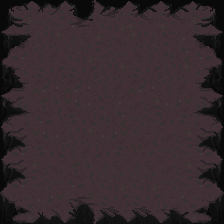

A 2D game scene composited from a Tiled map and its tileset images. What follows is a short description and the map's XML, with every tile layer's data as written:
An orthogonal 7x7 tile map with 32x32 px tiles, 1 tile layer (plate).

<map version="1.9" tiledversion="1.9.2" orientation="orthogonal" renderorder="right-down" width="7" height="7" tilewidth="32" tileheight="32" infinite="0" nextlayerid="4" nextobjectid="1">
 <tileset firstgid="1" source="MainLev2.0.tsx" />
 <layer id="1" name="plate" width="7" height="7">
  <data encoding="csv">
36,37,38,39,40,40,41,
87,88,243,241,139,91,92,
138,192,192,88,192,142,143,
189,242,190,91,244,193,194,
240,190,142,193,90,244,245,
240,241,242,243,243,244,245,
291,292,293,294,294,295,296
</data>
 </layer>
 <objectgroup id="3" name="obstacles" />
</map>
